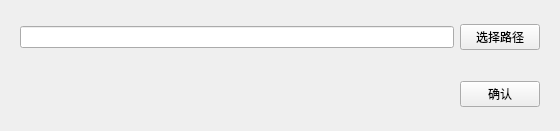
<?xml version="1.0" encoding="UTF-8"?>
<ui version="4.0">
 <class>selectPath</class>
 <widget class="QWidget" name="selectPath">
  <property name="geometry">
   <rect>
    <x>0</x>
    <y>0</y>
    <width>560</width>
    <height>131</height>
   </rect>
  </property>
  <property name="windowTitle">
   <string>Form</string>
  </property>
  <layout class="QVBoxLayout" name="verticalLayout">
   <item>
    <widget class="QWidget" name="widget" native="true">
     <layout class="QHBoxLayout" name="horizontalLayout">
      <item>
       <widget class="QLineEdit" name="lineEdit"/>
      </item>
      <item>
       <widget class="QPushButton" name="pushButton">
        <property name="text">
         <string>选择路径</string>
        </property>
       </widget>
      </item>
     </layout>
    </widget>
   </item>
   <item>
    <widget class="QWidget" name="widget_2" native="true">
     <layout class="QHBoxLayout" name="horizontalLayout_2">
      <item>
       <spacer name="horizontalSpacer">
        <property name="orientation">
         <enum>Qt::Horizontal</enum>
        </property>
        <property name="sizeHint" stdset="0">
         <size>
          <width>440</width>
          <height>20</height>
         </size>
        </property>
       </spacer>
      </item>
      <item>
       <widget class="QPushButton" name="pushButton_2">
        <property name="text">
         <string>确认</string>
        </property>
       </widget>
      </item>
     </layout>
    </widget>
   </item>
  </layout>
 </widget>
 <resources/>
 <connections/>
</ui>
